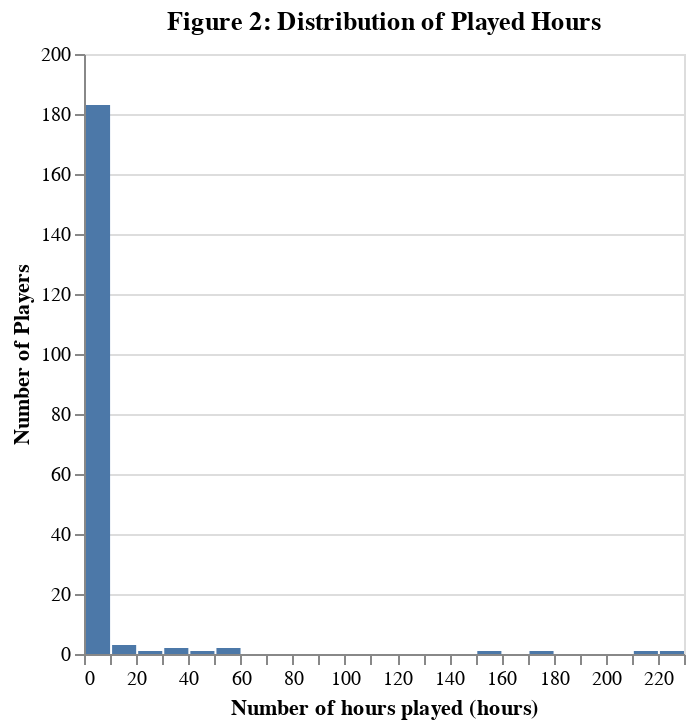

The notebook cell this image was saved under:
### Markdown cell above
A bar chart was constructed to examine how playtime is distributed across players. The alt.Bin(maxbins=40) function was used to group played_hours into bins that gave enough resolution, with the count of players displayed on the y-axis.

### Code cell
# using altair to create distribution of played_hours
# plot looks busy, but specified number of bins as 40 to get more resolution on the distribution

played_hours_distribution = alt.Chart(players_clean).mark_bar().encode(
    x=alt.X("played_hours").title("Number of hours played (hours)").bin(maxbins=40), 
    y=alt.Y("count()").title("Number of Players")
).properties(title="Figure 2: Distribution of Played Hours")

played_hours_distribution

### Figure 1 — Vega specification as saved in the notebook (floating-point values rounded to 4 significant figures)
{"$schema": "https://vega.github.io/schema/vega/v5.json", "data": [{"name": "source_0", "values": [{"__count": 2, "bin_maxbins_40_played_hours": 30.0, "bin_maxbins_40_played_hours_end": 40.0}, {"__count": 183, "bin_maxbins_40_played_hours": 0.0, "bin_maxbins_40_played_hours_end": 10.0}, {"__count": 1, "bin_maxbins_40_played_hours": 40.0, "bin_maxbins_40_played_hours_end": 50.0}, {"__count": 3, "bin_maxbins_40_played_hours": 10.0, "bin_maxbins_40_played_hours_end": 20.0}, {"__count": 1, "bin_maxbins_40_played_hours": 210.0, "bin_maxbins_40_played_hours_end": 220.0}, {"__count": 2, "bin_maxbins_40_played_hours": 50.0, "bin_maxbins_40_played_hours_end": 60.0}, {"__count": 1, "bin_maxbins_40_played_hours": 220.0, "bin_maxbins_40_played_hours_end": 230.0}, {"__count": 1, "bin_maxbins_40_played_hours": 150.0, "bin_maxbins_40_played_hours_end": 160.0}, {"__count": 1, "bin_maxbins_40_played_hours": 20.0, "bin_maxbins_40_played_hours_end": 30.0}, {"__count": 1, "bin_maxbins_40_played_hours": 170.0, "bin_maxbins_40_played_hours_end": 180.0}]}, {"name": "source_0_y_domain___count", "values": [{"min": 1, "max": 183}]}], "signals": [{"name": "bin_maxbins_40_played_hours_bins", "value": {"fields": ["played_hours"], "fname": "bin_played_hours", "start": 0.0, "step": 10.0, "stop": 230.0}}], "marks": [{"type": "rect", "name": "marks", "from": {"data": "source_0"}, "encode": {"update": {"fill": {"value": "#4c78a8"}, "x": {"field": "bin_maxbins_40_played_hours_end", "scale": "x", "offset": {"signal": "0.5 + (abs(scale(\"x\", datum[\"bin_maxbins_40_played_hours_end\"]) - scale(\"x\", datum[\"bin_maxbins_40_played_hours\"])) < 0.25 ? 0.5 * (0.25 - (abs(scale(\"x\", datum[\"bin_maxbins_40_played_hours_end\"]) - scale(\"x\", datum[\"bin_maxbins_40_played_hours\"])))) : -0.5)"}}, "y2": {"value": 0, "scale": "y"}, "x2": {"field": "bin_maxbins_40_played_hours", "scale": "x", "offset": {"signal": "0.5 + (abs(scale(\"x\", datum[\"bin_maxbins_40_played_hours_end\"]) - scale(\"x\", datum[\"bin_maxbins_40_played_hours\"])) < 0.25 ? -0.5 * (0.25 - (abs(scale(\"x\", datum[\"bin_maxbins_40_played_hours_end\"]) - scale(\"x\", datum[\"bin_maxbins_40_played_hours\"])))) : 0.5)"}}, "y": {"field": "__count", "scale": "y"}}}, "style": ["bar"]}], "scales": [{"name": "x", "type": "linear", "domain": {"signal": "[bin_maxbins_40_played_hours_bins.start, bin_maxbins_40_played_hours_bins.stop]"}, "range": [0, {"signal": "width"}], "bins": {"signal": "bin_maxbins_40_played_hours_bins"}, "zero": false}, {"name": "y", "type": "linear", "domain": [{"signal": "(data(\"source_0_y_domain___count\")[0] || {}).min"}, {"signal": "(data(\"source_0_y_domain___count\")[0] || {}).max"}], "range": [{"signal": "height"}, 0], "nice": true, "zero": true}], "axes": [{"scale": "y", "orient": "left", "gridScale": "x", "labels": false, "zindex": 0, "grid": true, "domain": false, "tickCount": {"signal": "ceil(height/40)"}, "minExtent": 0, "ticks": false, "aria": false, "maxExtent": 0}, {"scale": "x", "tickCount": {"signal": "ceil(width/10)"}, "labelFlush": true, "zindex": 0, "grid": false, "orient": "bottom", "title": "Number of hours played (hours)", "labelOverlap": true}, {"scale": "y", "zindex": 0, "title": "Number of Players", "grid": false, "labelOverlap": true, "orient": "left", "tickCount": {"signal": "ceil(height/40)"}}], "title": {"text": "Figure 2: Distribution of Played Hours", "frame": "group"}, "background": "white", "width": 300, "padding": 5, "style": "cell", "height": 300}
